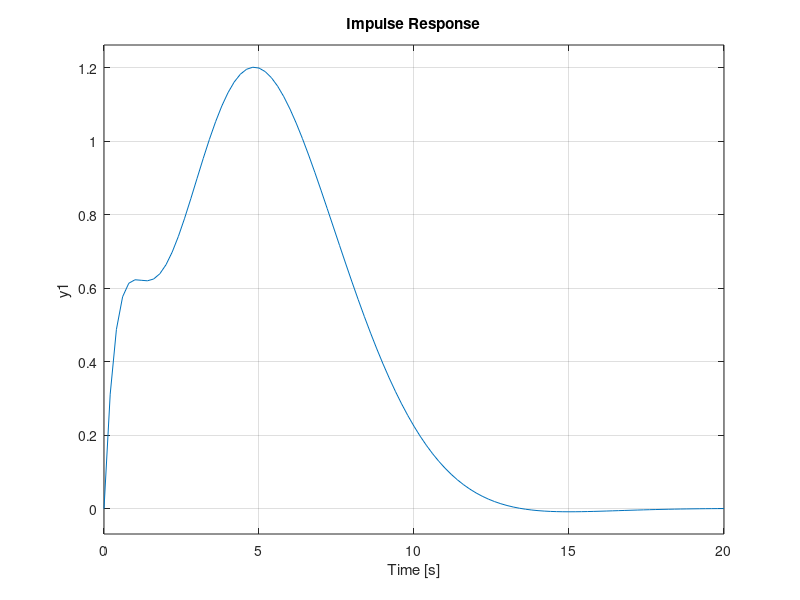

Here is the MATLAB script that generated this plot:
# Created by Octave 6.4.0, Wed Nov 15 23:27:23 2023 CST <ingtaller@ingtaller>
pkg load control
pkg load signal
s=tf("s")
#G = 10 / (0.1*s+1)
#[T, t] = step(G)
#data =[t,T]
# step(G,"--g")
# hold
# ramp(G)
# hold
# impulse(G)



E = 1/(s^2+s)
t = 8
n = 3
[num,den] = padecoef (t, n)
F = tf(num,den)/(s^2+s)
G = E - F
impulse(G)
